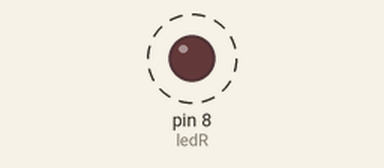
Simulated run of this sketch. Board: Arduino Uno, built with avr-gcc and run on an emulated ATmega328P. Shown: output pins drawn as LEDs (lit = HIGH). Dashed ring = blinking.

Above: at 0.5 s.
Timing chart, 0 to 4.7 s (numbered marks = the images above):
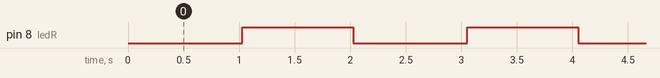

Measured:
- by itself, pin 8 (ledR): alternates HIGH for 1.0 s and LOW for 1.0 s

The sketch:

AtTiny84SerialTest.ino
```cpp
// test RGB led writing capabilities of the AtTiny 84

 #include <SoftwareSerial.h>
  const int rx=4;
  const int tx=3;
  SoftwareSerial mySerial(rx, tx);

  int ledR = 8;

void setup()
{
  pinMode(rx,INPUT);
  pinMode(tx,OUTPUT);
  mySerial.begin(4800);
  pinMode(ledR, OUTPUT);
}

void loop()
{
  digitalWrite(ledR,LOW);
  mySerial.println("hello world");
  delay(1000);
  digitalWrite(ledR,255);
  delay(1000);
}
```
